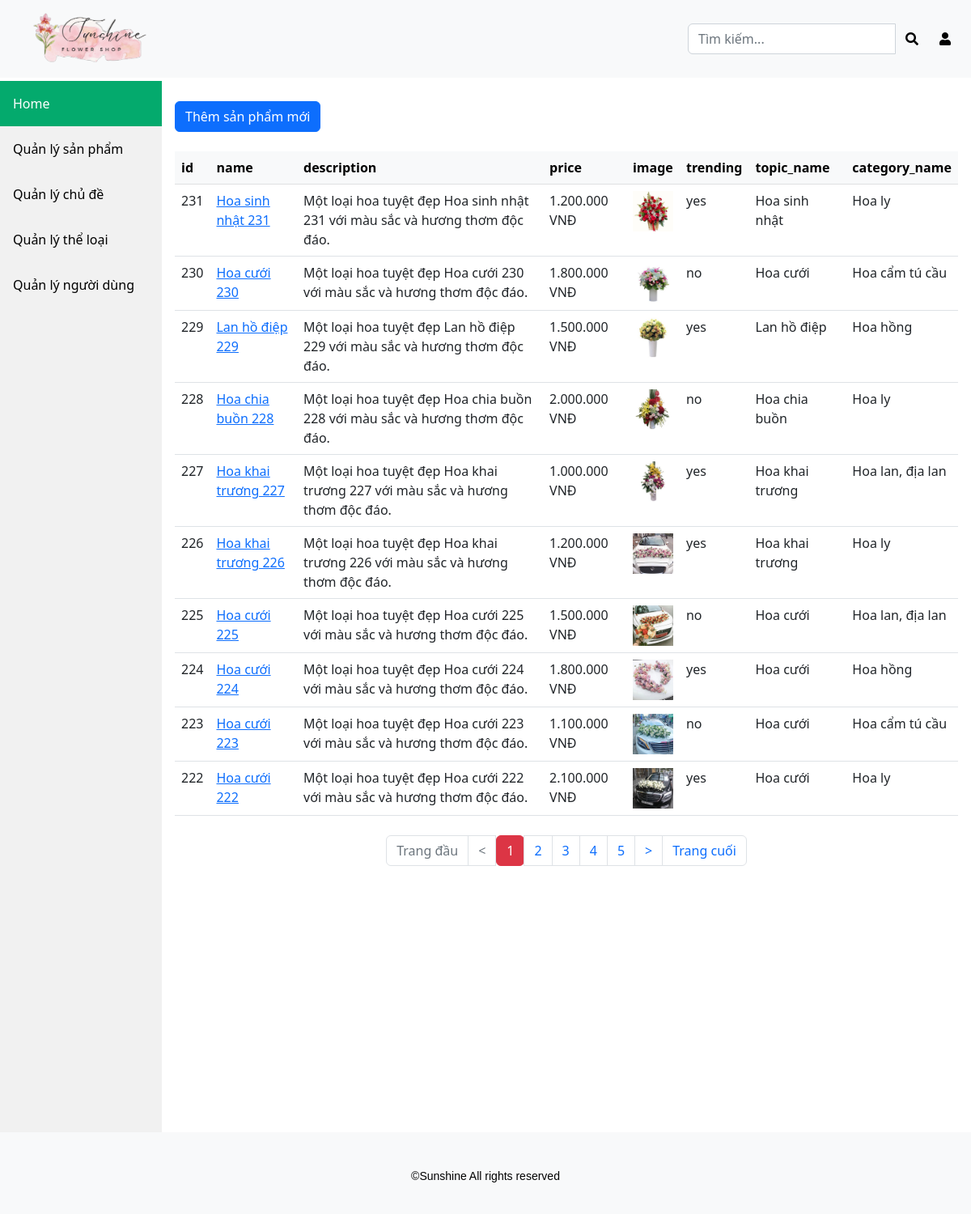
Page /admin/product-manager.php (signed in) on the committed database.
### tables this page shows
CREATE TABLE `product` (
  `id` int NOT NULL,
  `name` varchar(255) NOT NULL,
  `description` varchar(255) NOT NULL,
  `price` int NOT NULL,
  `image` varchar(255) DEFAULT NULL,
  `trending` tinyint(1) DEFAULT NULL,
  `topic_id` int DEFAULT NULL,
  `category_id` int DEFAULT NULL
);

CREATE TABLE `topic` (
  `id` int NOT NULL,
  `name` varchar(255) NOT NULL
);

CREATE TABLE `category` (
  `id` int NOT NULL,
  `name` varchar(255) NOT NULL
);

### class/Product.php (called while the page is built, shortened)
<?php
class Product
{
    public static function getAll($pdo)
    {
        $sql = "SELECT * FROM product";
        $stmt = $pdo->prepare($sql);
        if ($stmt->execute()) {
            $stmt->setFetchMode(PDO::FETCH_CLASS, 'Product');
            return $stmt->fetchAll();
        }
    }
    public static function getPageAdmin($pdo, $limit, $offset)
    {
        $sql = "SELECT product.*, topic.name AS topic_name, category.name AS category_name
        FROM product
        LEFT JOIN topic ON product.topic_id = topic.id
        LEFT JOIN category ON product.category_id = category.id
        ORDER BY id DESC LIMIT :limit OFFSET :offset";
        $stmt = $pdo->prepare($sql);
        $stmt->bindValue(':limit', $limit, PDO::PARAM_INT);
        $stmt->bindValue(':offset', $offset, PDO::PARAM_INT);
        if ($stmt->execute()) {
            $stmt->setFetchMode(PDO::FETCH_CLASS, 'Product');
            return $stmt->fetchAll();
        }
    }
}

### admin/product-manager.php (the view, shortened to what this page needs)
<?php
require '../class/Database.php';
require '../class/Product.php';
$db = new Database(DB_HOST, DB_NAME, DB_USER, DB_PASS);
$pdo = $db->getConn();
$product_per_page = 10;
$page = $_GET['page'] ?? 1;
$max = ceil(count(Product::getAll($pdo)) / $product_per_page);
if ($page >= 1 && $page <= $max) {
    $limit = $product_per_page;
    $offset = ($page - 1) * $product_per_page;
} else {
    if ($page < 1) {
        header('Location: product-manager.php?page=1');
    } else {
        header('Location: product-manager.php?page=' . $max);
    }
}
$data = Product::getPageAdmin($pdo, $limit, $offset);
?>
<?php require 'inc/header.php'; ?>
<div class="content">
    <div class="d-flex mt-4">
        <a class="btn btn-primary" href="new-product.php">Thêm sản phẩm mới</a>
    </div>
    <table class="table mt-4">
        <thead class="table-light">
            <tr style="font-weight: bold;">
                <?php foreach ($data[0] as $key => $value) : ?>
                    <?php if ($key !== 'topic_id' && $key !== 'category_id') : ?>
                        <th><?= $key ?></th>
                    <?php endif; ?>
                <?php endforeach; ?>
            </tr>
        </thead>
        <tbody>
            <?php foreach ($data as $product) : ?>
                <tr>
                    <td><?= $product->id ?></td>
                    <td><a href="product.php?id=<?= $product->id ?>"><?= $product->name ?></a></td>
                    <td><?= $product->description ?></td>
                    <td><?= number_format($product->price, 0, ',', '.') ?> VNĐ</td>
                    <td><img style="max-height:50px" src="uploads/<?= $product->image ?>" /></td>
                    <td><?= $product->trending ? 'yes' : 'no' ?></td>
                    <td><?= $product->topic_name ?></td>
                    <td><?= $product->category_name ?></td>
                </tr>
            <?php endforeach; ?>
        </tbody>
    </table>
    <?php
    $max_display = 5;
    $start_page = max($page - floor($max_display / 2), 1);
    $end_page = min($start_page + $max_display - 1, $max);
    ?>
    <div class="d-flex justify-content-center mt-4">
        <nav aria-label="Page navigation">
            <ul class="pagination">
                <li class="page-item <?= ($page == 1) ? 'disabled' : '' ?>">
                    <a class="page-link" href="product-manager.php?page=1" aria-label="First">
                        <span aria-hidden="true">Trang đầu</span>
                    </a>
                </li>
                <li class="page-item <?= ($page == 1) ? 'disabled' : '' ?>">
                    <a class="page-link" href="product-manager.php?page=<?= $page - 1 ?>" aria-label="Previous">
                        <span aria-hidden="true">&lt;</span>
                    </a>
                </li>
                <?php for ($i = $start_page; $i <= $end_page; $i++) : ?>
                    <?php if ($i == $page) : ?>
                        <li class="page-item active"><a class="btn btn-danger" href="product-manager.php?page=<?= $i ?>"><?= $i ?></a></li>
                    <?php else : ?>
                        <li class="page-item"><a class="page-link" href="product-manager.php?page=<?= $i ?>"><?= $i ?></a></li>
                    <?php endif ?>
                <?php endfor ?>
                <li class="page-item <?= ($page == $max) ? 'disabled' : '' ?>">
                    <a class="page-link" href="product-manager.php?page=<?= $page + 1 ?>" aria-label="Next">
                        <span aria-hidden="true">&gt;</span>
                    </a>
                </li>
                <li class="page-item <?= ($page == $max) ? 'disabled' : '' ?>">
                    <a class="page-link" href="product-manager.php?page=<?= $max ?>" aria-label="Last">
                        <span aria-hidden="true">Trang cuối</span>
                    </a>
                </li>
            </ul>
        </nav>
    </div>
</div>
<?php require 'inc/footer.php'; ?>

### admin/inc/header.php (shortened to what this page needs)
<!DOCTYPE html>
<html lang="en">
<head>
    <link href="https://cdn.jsdelivr.net/npm/bootstrap@5.2.3/dist/css/bootstrap.min.css" rel="stylesheet">
    <link rel="stylesheet" href="https://cdnjs.cloudflare.com/ajax/libs/font-awesome/5.15.3/css/all.min.css" />
</head>
<body>
    <nav class="navbar navbar-expand-lg navbar-light bg-light fixed-top">
        <div class="container-fluid" style="height: 80px;">
            <a class="navbar-brand" href="index.php"><img src="../img/logo.png" style="width: 200px;" /></a>
            <div class="collapse navbar-collapse" id="navbarNav">
                <div class="ms-auto d-flex">
                    <div class="input-group">
                        <input type="text" id="search_query" class="form-control" placeholder="Tìm kiếm...">
                        <div class="input-group-prepend">
                            <button id="search_button" class="btn btn-link" type="button"><i class="fas fa-search" style="color: black"></i></button>
                        </div>
                    </div>
                    <div class="dropdown">
                        <a class="btn btn-link position-relative" href="#" id="userDropdown" role="button" data-bs-toggle="dropdown" aria-haspopup="true" aria-expanded="false">
                            <i class="fas fa-user" style="color: black;"></i>
                        </a>
                    </div>
                </div>
            </div>
        </div>
    </nav>
    <div class="sidebar">
        <a class="active" href="index.php">Home</a>
        <a href="product-manager.php">Quản lý sản phẩm</a>
        <a href="topic-manager.php">Quản lý chủ đề</a>
        <a href="category-manager.php">Quản lý thể loại</a>
        <a href="user-manager.php">Quản lý người dùng</a>
    </div>

### admin/inc/footer.php (shortened to what this page needs)
</body>
<footer class="bg-light">
    <div class="d-flex justify-content-center mt-4">
        <p>©Sunshine All rights reserved</h2>
    </div>
</footer>
</html>

### admin/inc/header.php (style rules this page uses)
body { position: relative; min-height: 100vh; padding-top: 100px; padding-bottom: 400px; }
footer { color: black; font-family: Arial, sans-serif; font-size: 14px; padding: 20px; position: absolute; bottom: 0; width: 100%; }
ul li a { color: white; text-decoration: none; }
.sidebar { margin: 0; padding: 0; width: 200px; background-color: #f1f1f1; position: fixed; height: 100%; overflow: auto; }
.sidebar a { display: block; color: black; padding: 16px; text-decoration: none; }
.sidebar a.active { background-color: #04AA6D; color: white; }
div.content { margin-left: 200px; padding: 1px 16px; height: 1000px; }

### rows in the picture
product: id "231", name "Hoa sinh nhật 231", description "Một loại hoa tuyệt đẹp Hoa sinh nhật 231 với màu sắc và hương thơm độc đáo.", price "1.200.000", image (picture), trending "yes", topic.name "Hoa sinh nhật", category.name "Hoa ly"
product: id "230", name "Hoa cưới 230", description "Một loại hoa tuyệt đẹp Hoa cưới 230 với màu sắc và hương thơm độc đáo.", price "1.800.000", image (picture), trending "no", topic.name "Hoa cưới", category.name "Hoa cẩm tú cầu"
product: id "229", name "Lan hồ điệp 229", description "Một loại hoa tuyệt đẹp Lan hồ điệp 229 với màu sắc và hương thơm độc đáo.", price "1.500.000", image (picture), trending "yes", topic.name "Lan hồ điệp", category.name "Hoa hồng"
product: id "228", name "Hoa chia buồn 228", description "Một loại hoa tuyệt đẹp Hoa chia buồn 228 với màu sắc và hương thơm độc đáo.", price "2.000.000", image (picture), trending "no", topic.name "Hoa chia buồn", category.name "Hoa ly"
product: id "227", name "Hoa khai trương 227", description "Một loại hoa tuyệt đẹp Hoa khai trương 227 với màu sắc và hương thơm độc đáo.", price "1.000.000", image (picture), trending "yes", topic.name "Hoa khai trương", category.name "Hoa lan, địa lan"
product: id "226", name "Hoa khai trương 226", description "Một loại hoa tuyệt đẹp Hoa khai trương 226 với màu sắc và hương thơm độc đáo.", price "1.200.000", image (picture), trending "yes", topic.name "Hoa khai trương", category.name "Hoa ly"
product: id "225", name "Hoa cưới 225", description "Một loại hoa tuyệt đẹp Hoa cưới 225 với màu sắc và hương thơm độc đáo.", price "1.500.000", image (picture), trending "no", topic.name "Hoa cưới", category.name "Hoa lan, địa lan"
product: id "224", name "Hoa cưới 224", description "Một loại hoa tuyệt đẹp Hoa cưới 224 với màu sắc và hương thơm độc đáo.", price "1.800.000", image (picture), trending "yes", topic.name "Hoa cưới", category.name "Hoa hồng"
product: id "223", name "Hoa cưới 223", description "Một loại hoa tuyệt đẹp Hoa cưới 223 với màu sắc và hương thơm độc đáo.", price "1.100.000", image (picture), trending "no", topic.name "Hoa cưới", category.name "Hoa cẩm tú cầu"
product: id "222", name "Hoa cưới 222", description "Một loại hoa tuyệt đẹp Hoa cưới 222 với màu sắc và hương thơm độc đáo.", price "2.100.000", image (picture), trending "yes", topic.name "Hoa cưới", category.name "Hoa ly"

### other values in the picture
$key "id"
$key "name"
$key "description"
$key "price"
$key "image"
$key "trending"
$key "topic_name"
$key "category_name"
